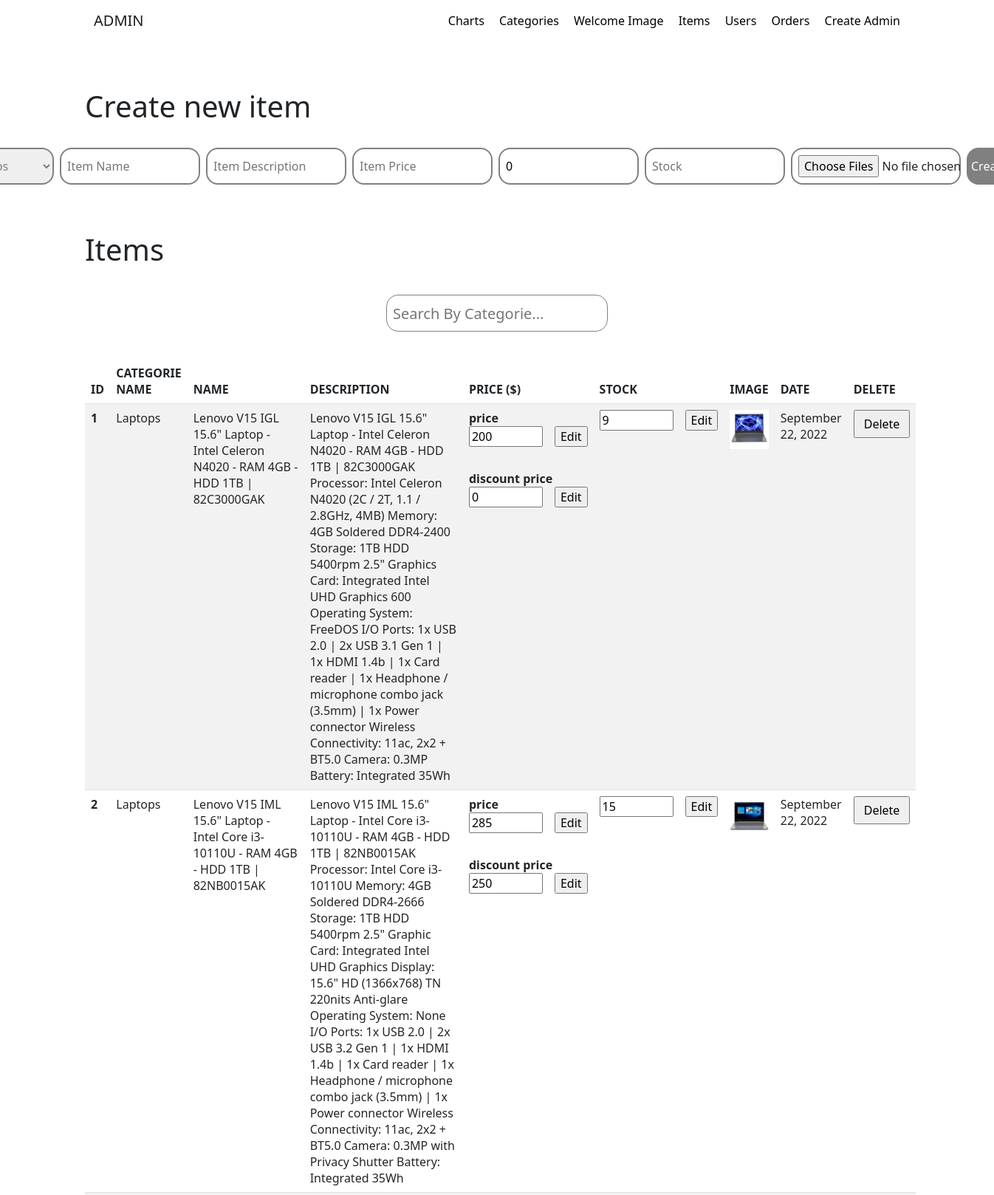
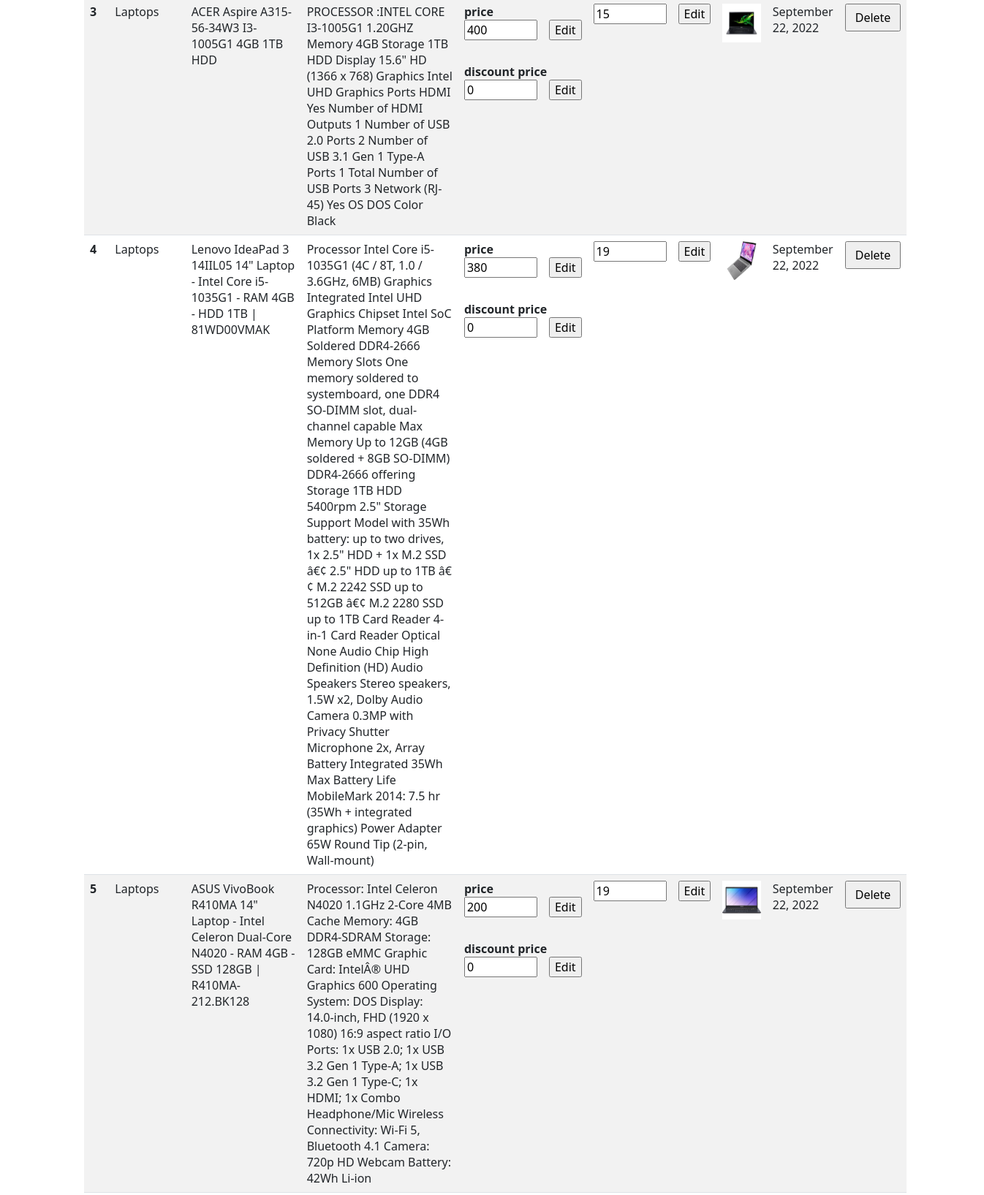
The page /web3-admin/items.php (upper part) on the database its author committed (2 pictures, top to bottom).
### tables this page shows
CREATE TABLE `items` (
  `id` int(11) NOT NULL,
  `catname` varchar(225) NOT NULL,
  `name` varchar(225) NOT NULL,
  `description` varchar(1000) NOT NULL,
  `price` int(11) NOT NULL,
  `discountprice` int(11) NOT NULL,
  `stock` int(11) NOT NULL,
  `image` varchar(500) NOT NULL,
  `date` varchar(500) NOT NULL
);

### web3-admin/items.php (the view, shortened to what this page needs)
<?php
    $link = mysqli_connect("localhost" , "root" , "") or die("Failed to connect with localhost");
    mysqli_select_db($link , "projet_web3") or die("Failed to connect with DB");
    $getCategories = "SELECT name FROM categories";
    $getCategoriesResult = mysqli_query($link , $getCategories) or die("Query failed");
    $getItems = "SELECT * FROM items";
    $getItemsResult = mysqli_query($link , $getItems) or die("Query failed");
?>
<html>
    <head>
        <link rel="stylesheet" href="items.css">
        <link href="https://cdn.jsdelivr.net/npm/bootstrap@5.2.0/dist/css/bootstrap.min.css" rel="stylesheet"
>
    </head>
    <body>
        <div class="container">
            <nav class="navbar navbar-expand-lg">
                <div class="container-fluid">
                    <a class="navbar-brand">ADMIN</a>
                    <div class="collapse navbar-collapse" id="navbarText">
                        <div class="linkContainer">
                            <a href="charts.php">Charts</a>
                            <a href="categories.php">Categories</a>
                            <a href="welcomeImage.php">Welcome Image</a>
                            <a href="items.php">Items</a>
                            <a href="Users.php">Users</a>
                            <a href="orders.php">Orders</a>
                            <a href="createAdmin.php">Create Admin</a>
                        </div>
                    </div>
                </div>
            </nav>
            <div class="itemWrapper">
                    <div class="itemTitle">
                        <h1>Create new item</h1>
                    </div>
                    <div class="itemContainer">
                        <form name="editCat" action="createItem.php" method="post" enctype="multipart/form-data">
                            <div class="formContainer">
                                <div class="categorieContainer">
                                    <select name="categorie" id="categorie">
                                        <?php
                                             while ($CatFetchAssoc = mysqli_fetch_assoc($getCategoriesResult)){
                                        ?>
                                             <option name="categorie" id="categorie" value="<?php echo $CatFetchAssoc['name'] ?>"><?php echo $CatFetchAssoc['name'] ?></option>
                                        <?php } ?>
                                    </select>
                                </div>
                                <div class="nameContainer">
                                    <input name="name" type="text" id="name" placeholder="Item Name" />
                                </div>
                                <div class="descriptionContainer">
                                    <input name="description" type="text" id="description" placeholder="Item Description" />
                                </div>
                                <div class="priceContainer">
                                    <input name="price" type="number" id="price" placeholder="Item Price" />
                                </div>
                                <div class="priceContainer">
                                    <input name="discountprice" type="number" id="discountprice" placeholder="Discount Price" value="0"/>
                                </div>
                                <div class="stockContainer">
                                    <input name="stock" type="number" id="stock" placeholder="Stock" />
                                </div>
                                <div class="selectImageContainer">
                                    <input type="file" name="photo[]" multiple>
                                </div>
                                <div class="submitContainer">
                                    <input type="submit" name="submit" value="Create Item" id="createItem"/>
                                </div>
                            </div>
                        </form>
                    </div>
            </div>
            <div>
                <div style="margin-top:64px;">
                    <h1>Items</h1>
                </div>
                    <div class="searchBar">
                        <input type="text" id="myInput" onkeyup="myFunction()" placeholder="Search By Categorie...">
                    </div>
                    <table class="table table-striped" id="myTable">
                        <thead>
                            <tr>
                                <th>ID</th>
                                <th>CATEGORIE NAME</th>
                                <th>NAME</th>
                                <th>DESCRIPTION</th>
                                <th>PRICE ($)</th>
                                <th>STOCK</th>
                                <th>IMAGE</th>
                                <th>DATE</th>
                                <th>DELETE</th>
                            </tr>
                        </thead>
                        <tbody>
                            <?php
                                while ($ItemFetchAssoc = mysqli_fetch_assoc($getItemsResult)){
                                    ?>
                                <tr>
                                    <th style="width:5%">
                                            <?php
                                                echo $ItemFetchAssoc['id'];
                                            ?>
                                    </th>
                                    <td style="width:10%">
                                            <?php
                                                echo $ItemFetchAssoc['catname'];
                                            ?>
                                    </td>
                                    <td style="width:10%">
                                            <?php
                                                echo $ItemFetchAssoc['name'];
                                            ?>
                                    </td>
                                    <td style="width:15%">
                                            <?php
                                                echo $ItemFetchAssoc['description'];
                                            ?>
                                    </td>
                                    <td style="width:10%">
                                        <div style="margin-bottom:32px;">
                                            <?php $id = "editItem.php?id=".$ItemFetchAssoc['id']; ?>
                                            <p style="margin:0;font-weight:600;">price</p>
                                            <form name="editCat" action="<?php echo $id; ?>" method="post">
                                                <div style="display:flex;">
                                                    <input type="number" min="0" value="<?php echo $ItemFetchAssoc['price']; ?>" name="price" style="width:100px;"/>
                                                    <input
                                                        type="submit"
                                                        value="Edit"
                                                        id="submiteditItem"
                                                        style="margin-left:16px;"
                                                    />
                                                </div>
                                            </form>
                                        </div>
                                        <div>
                                            <?php $url = "editDiscountItem.php?id=".$ItemFetchAssoc['id']; ?>
                                            <p style="margin:0;font-weight:600;">discount price</p>
                                            <form name="editdiscPrice" action="<?php echo $url; ?>" method="post">
                                                <div style="display:flex;">
                                                    <input type="number" min="0" max="<?php echo $ItemFetchAssoc['price']; ?>" value="<?php echo $ItemFetchAssoc['discountprice']; ?>" name="discountprice" style="width:100px;"/>
                                                    <input
                                                        name="submit"
                                                        type="submit"
                                                        value="Edit"
                                                        id="submit"
                                                        style="margin-left:16px;"
                                                    />
                                                </div>
                                            </form>
                                        </div>
                                    </td>
                                    <td style="width:10%">
                                        <?php $id = "editStock.php?id=".$ItemFetchAssoc['id']; ?>
                                        <form name="editStock" action="<?php echo $id ?>" method="post">
                                            <div style="display:flex;">
                                                <input type="number" value="<?php echo $ItemFetchAssoc['stock']; ?>" name="stock" style="width:100px;"/>
                                                <input
                                                    type="submit"
                                                    value="Edit"
                                                    id="submiteditStock"
                                                    style="margin-left:16px;"
                                                 />
                                            </div>
                                        </form>
                                    </td>
                                    <td style="width:10%">
                                        <img src="../web3/itemImages/<?php echo $ItemFetchAssoc['image']; ?>" style="width:100%;"/>
                                    </td>
                                    <td style="width:10%">
                                            <?php
                                                echo $ItemFetchAssoc['date'];
                                            ?>
                                    </td>
                                    <td style="width:10%;">
                                        <?php $delete = "deleteItem.php?delete=".$ItemFetchAssoc['id']; ?>
                                        <form name="deleteCat" action="<?php echo $delete ?>" method="post">
                                            <input
                                                 style="padding:6px 12px 6px 12px;"
                                                 type="submit"
                                                 name="submit"
                                                 value="Delete"
                                                 id="submitdelItem"
                                            />
                                        </form>
                                    </td>
                                </tr>
                                <?php
                                    }
                                ?>
                        </tbody>
                </table>
            </div>
        </div>
    </body>
</html>

### web3-admin/items.css (style rules this page uses)
.itemWrapper { margin-top: 64px; }
.linkContainer a { text-decoration: none; color: black; margin-left: 16px; }
.formContainer { margin-top: 32px; display: flex; align-items: center; justify-content: center; }
.nameContainer, .descriptionContainer, .priceContainer, .stockContainer, .discountpriceContainer, .categorieContainer { margin-left: 8px }
.nameContainer input, .descriptionContainer input, .priceContainer input, .stockContainer input, .discountpriceContainer input, .categorieContainer input { width: 190px; height: 50px; border-radius: 16px; border: 2px solid gray; padding-left: 8px; }
.selectImageContainer { width: 230px; height: 50px; border-radius: 16px; padding-left: 8px; border: 2px solid gray; background-color: white; display: flex; align-items: center; margin-left: 8px; }
.formContainer div select { color: gray; height: 50px; border-radius: 16px; border: 2px solid gray; }
.submitContainer input { height: 50px; width: 100px; border-radius: 16px; border: none; background-color: gray; color: white; margin-left: 8px; }
.searchBar { margin-top: 32px; margin-bottom: 32px; height: 60px; display: flex; align-items: center; justify-content: center; }
.searchBar input { padding-left: 8px; width: 300px; height: 50px; border-radius: 16px; border: 1px solid gray; font-size: 20px; }

### rows shown on the page
items: id "1", catname "Laptops", name "Lenovo V15 IGL 15.6\" Laptop - Intel Celeron N4020 - RAM 4GB - HDD 1TB | 82C3000GAK", description "Lenovo V15 IGL 15.6\" Laptop - Intel Celeron N4020 - RAM 4GB - HDD 1TB | 82C3000GAK Processor: Intel Celeron N4020 (2C / 2T, 1.1 / 2.8GHz, 4MB) Memory: 4GB Soldered DDR4-2400 Storage: 1TB HDD 5400rpm 2.5\" Graphics Card: Integrated Intel UHD Graphics 600 Operating System: FreeDOS I/O Ports: 1x USB 2.0 | 2x USB 3.1 Gen 1 | 1x HDMI 1.4b | 1x Card reader | 1x Headphone / microphone combo jack (3.5mm) | 1x Power connector Wireless Connectivity: 11ac, 2x2 + BT5.0 Camera: 0.3MP Battery: Integrated 35Wh", price "200", discountprice "0", stock "9", image (picture), date "September 22, 2022"
items: id "2", catname "Laptops", name "Lenovo V15 IML 15.6\" Laptop - Intel Core i3-10110U - RAM 4GB - HDD 1TB | 82NB0015AK", description "Lenovo V15 IML 15.6\" Laptop - Intel Core i3-10110U - RAM 4GB - HDD 1TB | 82NB0015AK Processor: Intel Core i3-10110U Memory: 4GB Soldered DDR4-2666 Storage: 1TB HDD 5400rpm 2.5\" Graphic Card: Integrated Intel UHD Graphics Display: 15.6\" HD (1366x768) TN 220nits Anti-glare Operating System: None I/O Ports: 1x USB 2.0 | 2x USB 3.2 Gen 1 | 1x HDMI 1.4b | 1x Card reader | 1x Headphone / microphone combo jack (3.5mm) | 1x Power connector Wireless Connectivity: 11ac, 2x2 + BT5.0 Camera: 0.3MP with Privacy Shutter Battery: Integrated 35Wh", price "285", discountprice "250", stock "15", image (picture), date "September 22, 2022"
items: id "3", catname "Laptops", name "ACER Aspire A315-56-34W3 I3-1005G1 4GB 1TB HDD", description "PROCESSOR :INTEL CORE I3-1005G1 1.20GHZ Memory 4GB Storage 1TB HDD Display 15.6\" HD (1366 x 768) Graphics Intel UHD Graphics Ports HDMI Yes Number of HDMI Outputs 1 Number of USB 2.0 Ports 2 Number of USB 3.1 Gen 1 Type-A Ports 1 Total Number of USB Ports 3 Network (RJ-45) Yes OS DOS Color Black", price "400", discountprice "0", stock "15", image (picture), date "September 22, 2022"
items: id "4", catname "Laptops", name "Lenovo IdeaPad 3 14IIL05 14\" Laptop - Intel Core i5-1035G1 - RAM 4GB - HDD 1TB | 81WD00VMAK", description "Processor Intel Core i5-1035G1 (4C / 8T, 1.0 / 3.6GHz, 6MB) Graphics Integrated Intel UHD Graphics Chipset Intel SoC Platform Memory 4GB Soldered DDR4-2666 Memory Slots One memory soldered to systemboard, one DDR4 SO-DIMM slot, dual-channel capable Max Memory Up to 12GB (4GB soldered + 8GB SO-DIMM) DDR4-2666 offering Storage 1TB HDD 5400rpm 2.5\" Storage Support Model with 35Wh battery: up to two drives, 1x 2.5\" HDD + 1x M.2 SSD â€¢ 2.5\" HDD up to 1TB â€¢ M.2 2242 SSD up to 512GB â€¢ M.2 2280 SSD up to 1TB Card Reader 4-in-1 Card Reader Optical None Audio Chip High Definition (HD) Audio Speakers Stereo speakers, 1.5W x2, Dolby Audio Camera 0.3MP with Privacy Shutter Microphone 2x, Array…", price "380", discountprice "0", stock "19", image (picture), date "September 22, 2022"
items: id "5", catname "Laptops", name "ASUS VivoBook R410MA 14\" Laptop - Intel Celeron Dual-Core N4020 - RAM 4GB - SSD 128GB | R410MA-212.BK128", description "Processor: Intel Celeron N4020 1.1GHz 2-Core 4MB Cache Memory: 4GB DDR4-SDRAM Storage: 128GB eMMC Graphic Card: IntelÂ® UHD Graphics 600 Operating System: DOS Display: 14.0-inch, FHD (1920 x 1080) 16:9 aspect ratio I/O Ports: 1x USB 2.0; 1x USB 3.2 Gen 1 Type-A; 1x USB 3.2 Gen 1 Type-C; 1x HDMI; 1x Combo Headphone/Mic Wireless Connectivity: Wi-Fi 5, Bluetooth 4.1 Camera: 720p HD Webcam Battery: 42Wh Li-ion", price "200", discountprice "0", stock "19", image (picture), date "September 22, 2022"

### other values the page prints
form field categorie "Laptops"
